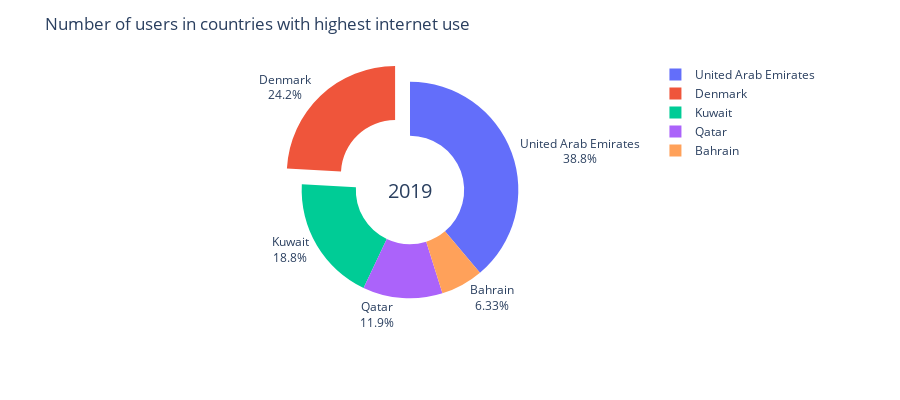

The code cell stored with this chart in its notebook:
### Code cell
fig=px.pie(q2_2,values='Users',names='Entity',hole=.5,hover_data=['Users'], width=900, height=400)
fig.update_traces(textposition='outside', textinfo='percent+label',pull=[0, 0.2, 0,0,0,0,0])
fig.update_layout(
    title_text="Number of users in countries with highest internet use  ",
    # Add annotations in the center of the donut pies.
    annotations=[dict(text='2019', x=0.50, y=0.5, font_size=20, showarrow=False),
                 ])
fig.show()

### Figure 1 — Plotly figure (JSON) as saved in the notebook; plotly's stock layout.template omitted (floating-point values rounded to 4 significant figures)
{"data": [{"customdata": [[9133361], [5682653], [4420795], [2797495], [1489735]], "domain": {"x": [0, 1], "y": [0, 1]}, "hole": 0.5, "hovertemplate": "Entity=%{label}<br>Users=%{customdata[0]}<extra></extra>", "labels": ["United Arab Emirates", "Denmark", "Kuwait", "Qatar", "Bahrain"], "legendgroup": "", "name": "", "pull": [0, 0.2, 0, 0, 0, 0, 0], "showlegend": true, "textinfo": "percent+label", "textposition": "outside", "type": "pie", "values": [9133361, 5682653, 4420795, 2797495, 1489735]}], "layout": {"annotations": [{"font": {"size": 20}, "showarrow": false, "text": "2019", "x": 0.5, "y": 0.5}], "height": 400, "legend": {"tracegroupgap": 0}, "margin": {"t": 60}, "title": {"text": "Number of users in countries with highest internet use  "}, "width": 900}}
